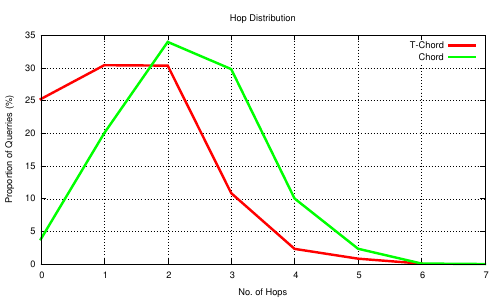

The script that saved this image:
set term pdf font "Helvetica, 10"

# some line types with different colors, you can use them by using line styles in the plot command afterwards (linestyle X)
set style line 1 lt 1 lc rgb "#FF0000" lw 7 # red
set style line 2 lt 1 lc rgb "#00FF00" lw 7 # green
set style line 3 lt 1 lc rgb "#0000FF" lw 7 # blue
set style line 4 lt 1 lc rgb "#000000" lw 7 # black
set style line 5 lt 1 lc rgb "#CD00CD" lw 7 # purple
set style line 7 lt 3 lc rgb "#000000" lw 7 # black, dashed line

set output "hops.pdf"
set title "Hop Distribution"

# indicates the labels
set ylabel "Proportion of Querries (%)"
set xlabel "No. of Hops"

# set the grid on
set grid x,y

# set the key, options are top/bottom and left/right
set key top right

# indicates the ranges
set yrange [0:] # example of a closed range (points outside will not be displayed)
set xrange [0:] # example of a range closed on one side only, the max will determined automatically

plot "hops/hops_tchord.parse" u ($1):($2/1467*100) with lines linestyle 1 title "T-Chord",\
     "hops/hops_chord.parse" u ($1):($2/19992*100) with lines linestyle 2 title "Chord"

# $1 is column 1. You can do arithmetics on the values of the columns
